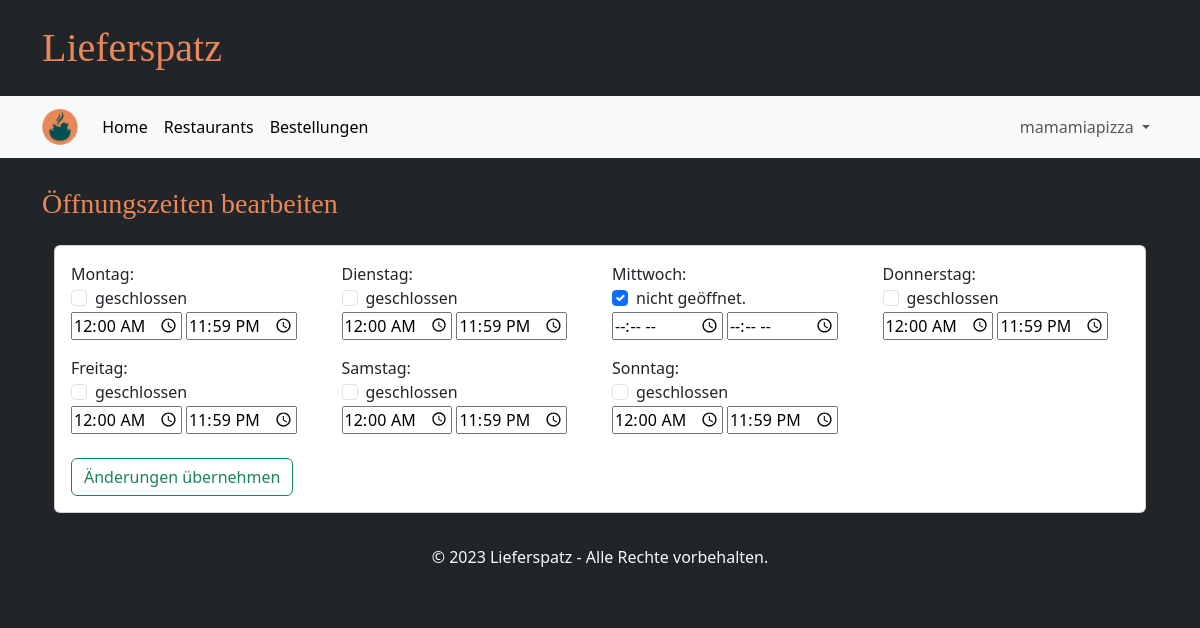
Page /edit_time (signed in) on the earlier database version.
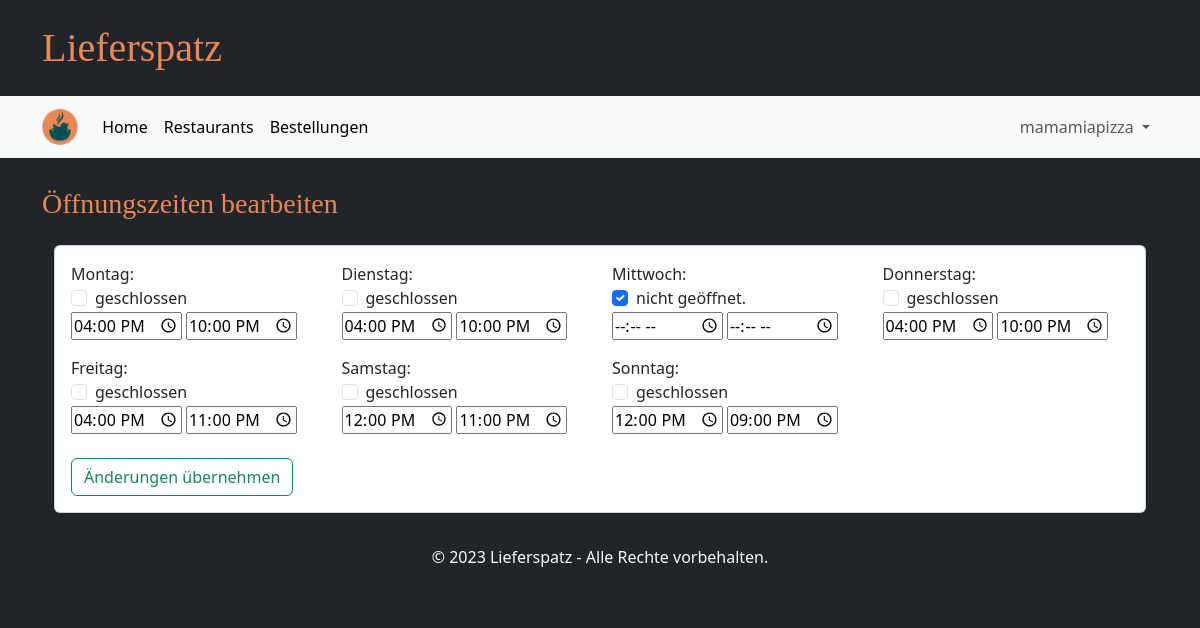
Same page on the later database version.
### tables this page shows
CREATE TABLE Oeffnungszeit(
            GUsername TEXT NOT NULL,
            Wochentag TEXT NOT NULL CHECK(Wochentag IN ('Montag','Dienstag','Mittwoch','Donnerstag','Freitag','Samstag','Sonntag')),
            Von time NOT NULL,
            Bis time NOT NULL CHECK(Von < Bis),
            FOREIGN KEY (GUsername) REFERENCES GeschaeftsAccount(Username),
            PRIMARY KEY (GUsername, Wochentag)
        );

### main.py (the view, shortened to what this page needs)
@app.route("/edit_time", methods=["GET", "POST"])
def edit_restaurant_time():
    if "user" in session and "business" in session:
        profile = database.get_restaurant(session["user"])
        profile["times"] = database.get_business_hours(session["user"])
        return render_template("edit_time.html", profile=profile, weekdays=WEEKDAYS)
    else:
        return redirect(url_for("login_business_page"))

### database.py (called while the page is built)
def getData(sql, params = ()):
    dbcon = sqlite3.connect("instance/db.db")
    cursor = dbcon.cursor()
    cursor.execute(sql, params)
    return cursor

def get_restaurant(username):
    request_pointer = getData("""SELECT Username, Restaurantname, Beschreibung, Strasse, Hausnummer, Plz
                              FROM GeschaeftsAccount
                              WHERE Username = ? """,(username,))
    result = request_pointer.fetchone()
    restaurant = {
            "username": result[0],
            "name": result[1],
            "description": result[2],
            "street": result[3],
            "housenumber": result[4],
            "postalcode": result[5]
        }
    return restaurant

def get_business_hours(username):
    times = {}
    request_pointer = getData("""
        SELECT *
        FROM Oeffnungszeit
        WHERE GUsername = ?""",
        (username,))
    for entry in request_pointer.fetchall():
        times[entry[1]] = {
            "from": entry[2],
            "until": entry[3],
        }
    return times

### templates/edit_time.html (shortened to what this page needs)
{% extends "base.html" %}
{% block heading %}Öffnungszeiten bearbeiten{% endblock %}
{% block content %}
    <div class="justify-content-center">
      <div class="card">
        <div class="card-body bg-transparent">
            <form action="" method="POST">
              <div class="row">
                {% for day in weekdays %}
                <div class="bg-transparent mb-3 col-3">
                  <div class="card-text">{{ day }}: </div>
                  {% if day in profile['times'].keys() %}
                  <div class="form-check">
                    <input class="form-check-input" type="checkbox" name="closed" value="{{ profile['times'] }}">geschlossen
                  </div>
                  <input type=time class="card-text" name="openingTime {{ day }}"
                    value="{{ profile['times'][day]['from'] }}" placeholder="Geben Sie die Öffnungszeit ein">
                  <input type=time class="card-text" name="closingTime {{ day }}"
                    value="{{ profile['times'][day]['until'] }}" placeholder="Geben Sie die Schließzeit ein">
                  {% else %}
                  <div class="form-check">
                    <input class="form-check-input" type="checkbox" id="closed" checked> nicht geöffnet.
                  </div>
                  <fieldset>
                    <input type=time class="card-text" name="openingTime {{ day }}" value=""
                      placeholder="Geben Sie die Öffnungszeit ein">
                    <input type=time class="card-text" name="closingTime {{ day }}" value=""
                      placeholder="Geben Sie die Schließzeit ein">
                  </fieldset>
                  {% endif %}
                </div>
                {% endfor %}
              </div>
              <button name="save" type="submit" class="btn btn-outline-success mt-2">Änderungen übernehmen</button>
            </form>
          </div>
      </div>
    </div>
    {% endblock %}

Differences in the rows shown:
changed Oeffnungszeit "Montag": Von "00:00" → "16:00"; Bis "23:59" → "22:00"
changed Oeffnungszeit "Dienstag": Von "00:00" → "16:00"; Bis "23:59" → "22:00"
changed Oeffnungszeit "Donnerstag": Von "00:00" → "16:00"; Bis "23:59" → "22:00"
changed Oeffnungszeit "Freitag": Von "00:00" → "16:00"; Bis "23:59" → "23:00"
changed Oeffnungszeit "Samstag": Von "00:00" → "12:00"; Bis "23:59" → "23:00"
changed Oeffnungszeit "Sonntag": Von "00:00" → "12:00"; Bis "23:59" → "21:00"
